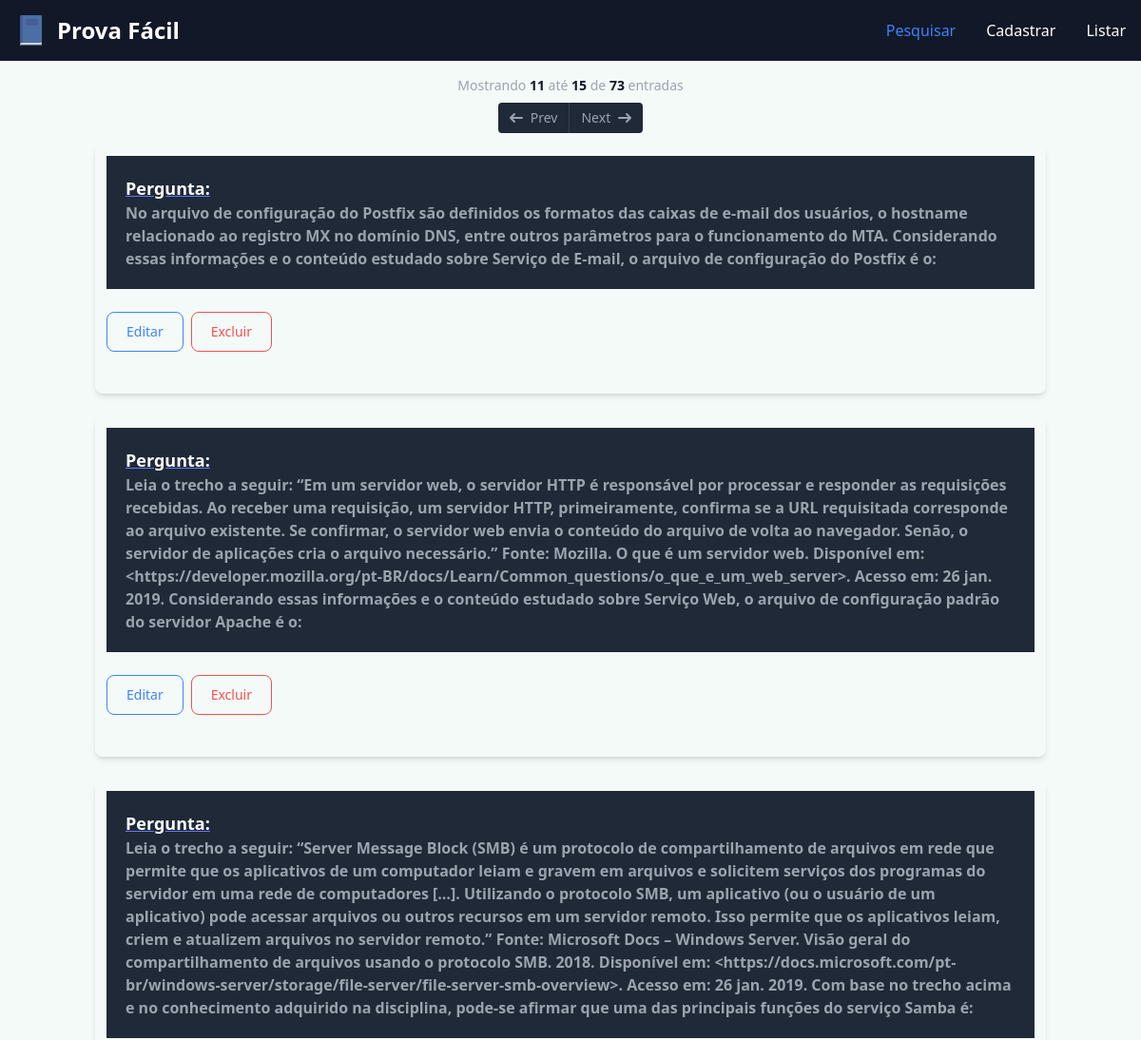
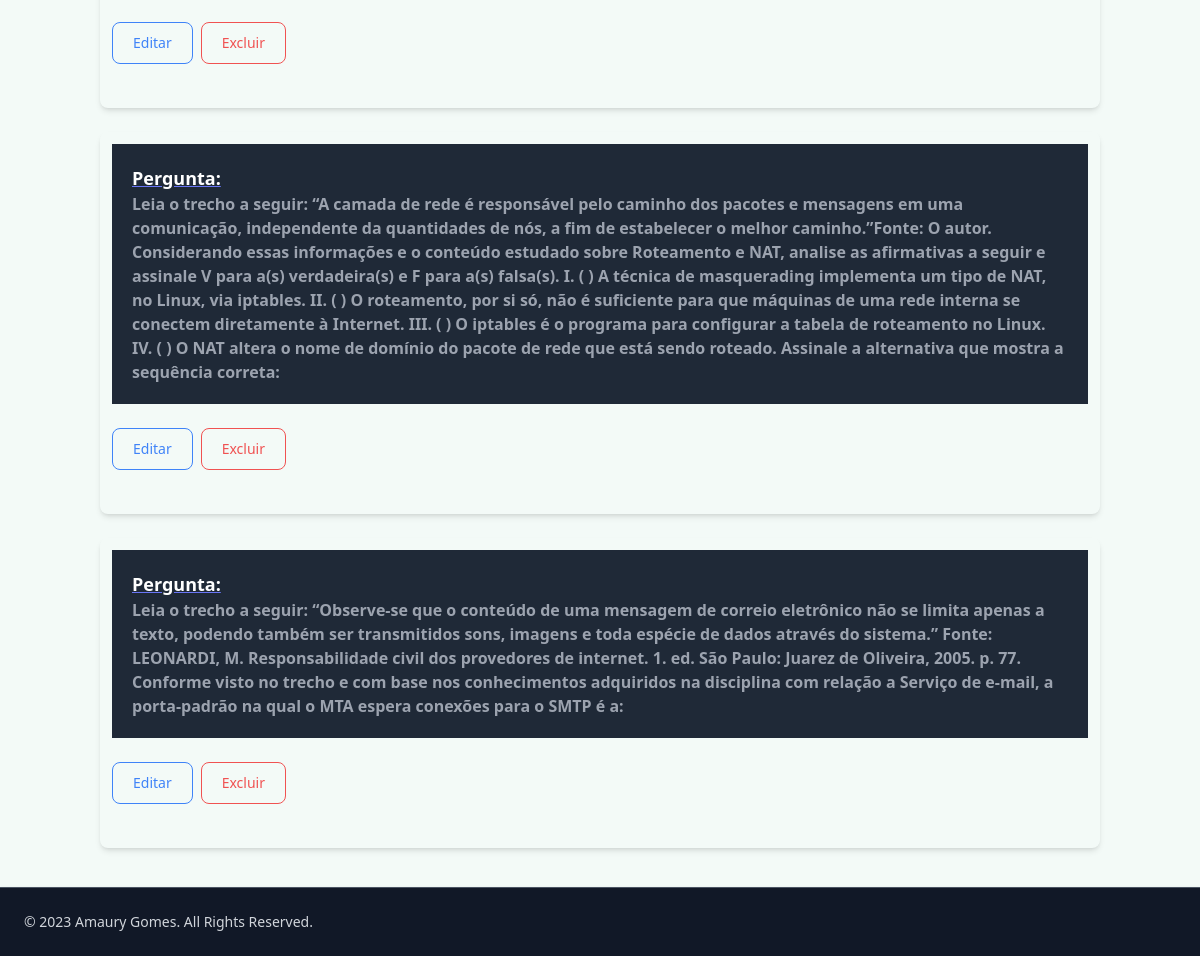
The page /questions/?page=3 on the database its author committed (2 pictures, top to bottom).
### dashboard/models.py (models this page shows, shortened)
class Question(models.Model):
    question_text = models.TextField()
    answer_text = models.TextField()

### dashboard/views.py (the view)
# urls.py: path('questions/', views.questions, name='questions'),
def questions(request):
    questions = Question.objects.all().order_by('-id')
    paginator = Paginator(questions, 5)
    page = request.GET.get('page')
    try:
        questions = paginator.page(page)
    except PageNotAnInteger:
        questions = paginator.page(1)
    except EmptyPage:
        questions = paginator.page(paginator.num_pages)
    return render(request, 'question_list.html', {'questions': questions})

### templates/question_list.html (shortened to what this page needs)
{% extends "_base.html" %}
{% block content %}
<div class="relative overflow-x-auto sm:rounded-lg">
  <div class="flex flex-col items-center">
    <span class="text-sm text-gray-700 dark:text-gray-400">
        Mostrando <span class="font-semibold text-gray-900 dark:text-gray-900">{{ questions.start_index }}</span>
        até <span class="font-semibold text-gray-900 dark:text-gray-900">{{ questions.end_index }}</span>
        de <span class="font-semibold text-gray-900 dark:text-gray-900">{{ questions.paginator.count }}</span> entradas
    </span>
    <div class="inline-flex mt-2 xs:mt-0">
        {% if questions.has_previous %}
            <a href="?page={{ questions.previous_page_number }}" class="flex items-center justify-center px-3 h-8 text-sm font-medium text-white bg-gray-800 rounded-s hover:bg-gray-900 dark:bg-gray-800 dark:border-gray-700 dark:text-gray-400 dark:hover:bg-gray-700 dark:hover:text-gray-900">
                <svg class="w-3.5 h-3.5 me-2 rtl:rotate-180" aria-hidden="true" xmlns="http://www.w3.org/2000/svg" fill="none" viewBox="0 0 14 10">
                    <path stroke="currentColor" stroke-linecap="round" stroke-linejoin="round" stroke-width="2" d="M13 5H1m0 0 4 4M1 5l4-4"/>
                </svg>
                Prev
            </a>
        {% endif %}
        {% if questions.has_next %}
            <a href="?page={{ questions.next_page_number }}" class="flex items-center justify-center px-3 h-8 text-sm font-medium text-white bg-gray-800 border-0 border-s border-gray-700 rounded-e hover:bg-gray-900 dark:bg-gray-800 dark:border-gray-700 dark:text-gray-400 dark:hover:bg-gray-700 dark:hover:text-white">
                Next
                <svg class="w-3.5 h-3.5 ms-2 rtl:rotate-180" aria-hidden="true" xmlns="http://www.w3.org/2000/svg" fill="none" viewBox="0 0 14 10">
                    <path stroke="currentColor" stroke-linecap="round" stroke-linejoin="round" stroke-width="2" d="M1 5h12m0 0L9 1m4 4L9 9"/>
                </svg>
            </a>
        {% endif %}
    </div>
</div>
    {% for question in questions %}
    <div class="p-3" data-drawer-body-scrolling="true">
        <div class="relative overflow-x-auto shadow-md sm:rounded-lg p-3">
            <table class="w-full text-sm text-left rtl:text-right text-gray-500 dark:text-gray-400">
                <caption class="p-5 text-lg font-semibold text-left rtl:text-right text-gray-900 bg-white dark:text-white dark:bg-gray-800">
                    <a href="#" class="font-semibold text-gray-900 underline dark:text-white decoration-indigo-500">Pergunta:</a>
                    <p class="text-left text-base rtl:text-right text-gray-500 dark:text-gray-400">{{ question.question_text }}</p>
                </caption>
            </table>
            <div class="flex flex-row py-6">
                <a href="{% url 'question_edit' question.id %}" class="text-blue-700 hover:text-white border border-blue-700 hover:bg-blue-800 focus:ring-4 focus:outline-none focus:ring-blue-300 font-medium rounded-lg text-sm px-5 py-2.5 text-center me-2 mb-2 dark:border-blue-500 dark:text-blue-500 dark:hover:text-white dark:hover:bg-blue-500 dark:focus:ring-blue-800">Editar</a>
                <form action="{% url 'question_delete' question.id %}" method="post">
    <button type="submit" class="text-red-700 hover:text-white border border-red-700 hover:bg-red-800 focus:ring-4 focus:outline-none focus:ring-red-300 font-medium rounded-lg text-sm px-5 py-2.5 text-center me-2 mb-2 dark:border-red-500 dark:text-red-500 dark:hover:text-white dark:hover:bg-red-600 dark:focus:ring-red-900">Excluir</button>
</form>
            </div>
        </div>
    </div>
    {% endfor %}
</div>
{% endblock content %}

### rows shown on the page
Question: question_text "No arquivo de configuração do Postfix são definidos os formatos das caixas de e-mail dos usuários, o hostname relacionado ao registro MX no domínio DNS, entre outros parâmetros para o funcionamento do MTA. Considerando essas informações e o conteúdo estudado sobre Serviço de E-mail, o arquivo de configuração do Postfix é o:"
Question: question_text "Leia o trecho a seguir: “Em um servidor web, o servidor HTTP é responsável por processar e responder as requisições recebidas. Ao receber uma requisição, um servidor HTTP, primeiramente, confirma se a URL requisitada corresponde ao arquivo existente. Se confirmar, o servidor web envia o conteúdo do arquivo de volta ao navegador. Senão, o servidor de aplicações cria o arquivo necessário.” Fonte: Mozilla. O que é um servidor web. Disponível em: <https://developer.mozilla.org/pt-BR/docs/Learn/Common_questions/o_que_e_um_web_server>. Acesso em: 26 jan. 2019. Considerando essas informações e o conteúdo estudado sobre Serviço Web, o arquivo de configuração padrão do servidor Apache é o:"
Question: question_text "Leia o trecho a seguir: “Server Message Block (SMB) é um protocolo de compartilhamento de arquivos em rede que permite que os aplicativos de um computador leiam e gravem em arquivos e solicitem serviços dos programas do servidor em uma rede de computadores […]. Utilizando o protocolo SMB, um aplicativo (ou o usuário de um aplicativo) pode acessar arquivos ou outros recursos em um servidor remoto. Isso permite que os aplicativos leiam, criem e atualizem arquivos no servidor remoto.” Fonte: Microsoft Docs – Windows Server. Visão geral do compartilhamento de arquivos usando o protocolo SMB. 2018. Disponível em:…"
Question: question_text "Leia o trecho a seguir: “A camada de rede é responsável pelo caminho dos pacotes e mensagens em uma comunicação, independente da quantidades de nós, a fim de estabelecer o melhor caminho.”Fonte: O autor. Considerando essas informações e o conteúdo estudado sobre Roteamento e NAT, analise as afirmativas a seguir e assinale V para a(s) verdadeira(s) e F para a(s) falsa(s). I. ( ) A técnica de masquerading implementa um tipo de NAT, no Linux, via iptables. II. ( ) O roteamento, por si só, não é suficiente para que máquinas de uma rede interna se conectem diretamente à Internet. III. ( ) O iptables é o programa para configurar a tabela de roteamento no Linux. IV. ( ) O NAT altera o nome de…"
Question: question_text "Leia o trecho a seguir: “Observe-se que o conteúdo de uma mensagem de correio eletrônico não se limita apenas a texto, podendo também ser transmitidos sons, imagens e toda espécie de dados através do sistema.” Fonte: LEONARDI, M. Responsabilidade civil dos provedores de internet. 1. ed. São Paulo: Juarez de Oliveira, 2005. p. 77. Conforme visto no trecho e com base nos conhecimentos adquiridos na disciplina com relação a Serviço de e-mail, a porta-padrão na qual o MTA espera conexões para o SMTP é a:"

### other values the page prints
{{ questions.start_index }} "11"
{{ questions.end_index }} "15"
{{ questions.paginator.count }} "73"
